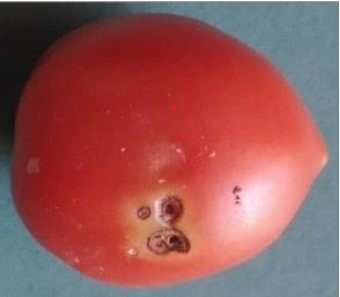
#> input picture python/filter/cachua.png, 340 x 297 px
$ python medianBlur.py
#> lines starting #> are read from the running program, lines starting #| are printed output that depends on the picture
import cv2
import numpy as np
import matplotlib.pyplot as plt


img= cv2.imread('cachua.png',0)
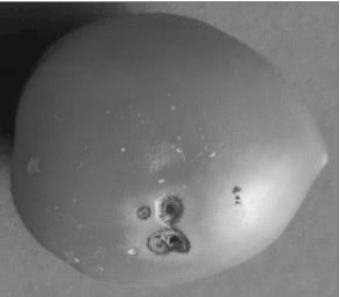
#> img: shape (297, 340); min 19, max 255, mean 116.6
med_img=cv2.medianBlur(img,5)

fig= plt.figure(figsize=(16,9))
ax1,ax2=fig.subplots(1,2)

ax1.imshow(img,cmap='gray')
ax1.set_title("anh nhieu")

ax2.imshow(med_img,cmap='gray')
ax2.set_title("anh da loc nhieu")

plt.show()
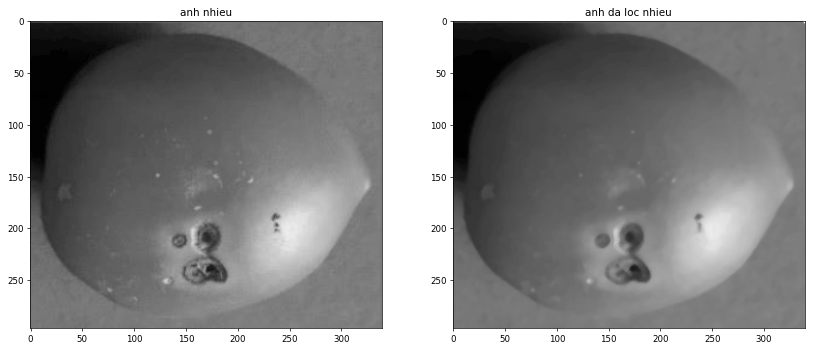
#> figure drawn by matplotlib, 2 panels
